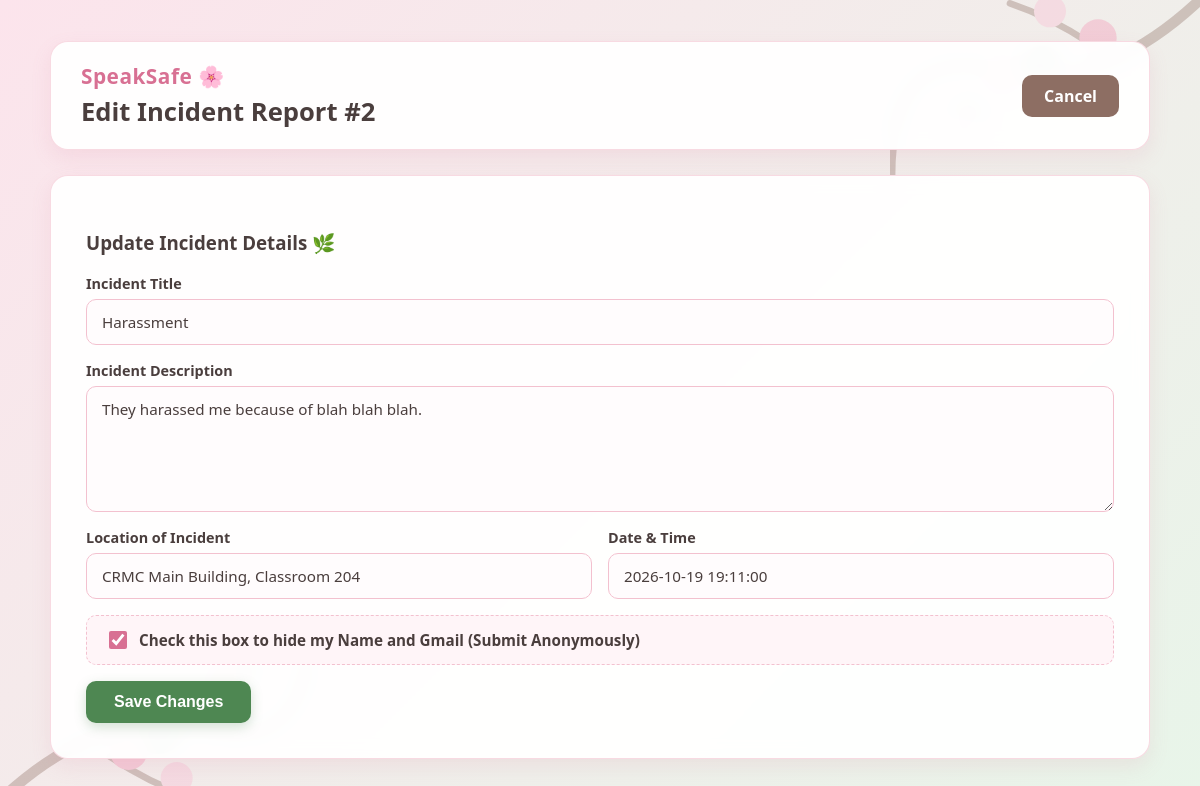
Screenshot of /edit_report.php?id=2 (signed in) with the database file from the repository.
### tables this page shows
CREATE TABLE `incidents_reports` (
  `report_id` int(11) NOT NULL,
  `user_id` int(11) NOT NULL,
  `title` varchar(150) NOT NULL,
  `description` text NOT NULL,
  `location` varchar(100) NOT NULL,
  `incident_date` datetime NOT NULL,
  `is_anonymous` tinyint(1) DEFAULT 0,
  `status` enum('Pending','Under Review','Resolved') DEFAULT 'Pending',
  `created_at` timestamp NOT NULL DEFAULT current_timestamp()
);

### edit_report.php (the view, shortened to what this page needs)
<?php
require_once 'config/db.php';
$report_id = $_GET['id'];
$user_id = $_SESSION['user_id'];
$user_role = $_SESSION['role'] ?? 'student';
if ($user_role === 'admin' || $user_role === 'council') {
    $stmt = $pdo->prepare("SELECT * FROM incidents_reports WHERE report_id = ?");
    $stmt->execute([$report_id]);
} else {
    $stmt = $pdo->prepare("SELECT * FROM incidents_reports WHERE report_id = ? AND user_id = ?");
    $stmt->execute([$report_id, $user_id]);
}
$report = $stmt->fetch();
?>
<!DOCTYPE html>
<html lang="en">
<head>
    <link rel="stylesheet" href="assets/css/styles.php">
    <link rel="stylesheet" href="https://cdn.jsdelivr.net/npm/flatpickr/dist/flatpickr.min.css">
</head>
<body>
<div class="dashboard-container">
    <div class="header-card">
        <div>
            <div style="font-size: 1.3rem; font-weight: 800; color: #d87093; letter-spacing: 0.5px; margin-bottom: 4px;">
                SpeakSafe 🌸
            </div>
            <h2>Edit Incident Report #<?php echo $report['report_id']; ?></h2>
        </div>
        <a href="dashboard.php" class="btn-cancel">Cancel</a>
    </div>
    <div class="edit-card">
        <h3>Update Incident Details 🌿</h3>
        <form method="POST" action="" class="report-form">
            <div class="form-group">
                <label for="title">Incident Title</label>
                <input type="text" id="title" name="title" class="form-control" value="<?php echo htmlspecialchars($report['title']); ?>" required>
            </div>
            <div class="form-group">
                <label for="description">Incident Description</label>
                <textarea id="description" name="description" class="form-control" rows="5" required><?php echo htmlspecialchars($report['description']); ?></textarea>
            </div>
            <div class="form-row">
                <div class="form-group">
                    <label for="location">Location of Incident</label>
                    <input type="text" id="location" name="location" class="form-control" value="<?php echo htmlspecialchars($report['location']); ?>" required>
                </div>
                <div class="form-group">
                    <label for="incident_date">Date & Time</label>
                    <input type="text" id="incident_date" name="incident_date" class="form-control" value="<?php echo htmlspecialchars($report['incident_date']); ?>" required>
                </div>
            </div>
            <label class="checkbox-card">
                <input type="checkbox" name="is_anonymous" value="1" <?php echo $report['is_anonymous'] == 1 ? 'checked' : ''; ?>>
                <span>Check this box to hide my Name and Gmail (Submit Anonymously)</span>
            </label>
            <button type="submit" name="update_report" class="btn-submit">Save Changes</button>
        </form>
    </div>
</div>
</body>
</html>

### edit_report.php (style rules this page uses)
.edit-card { background: var(--card-bg); backdrop-filter: blur(8px); padding: 35px; border-radius: 18px; box-shadow: 0 8px 20px rgba(216, 112, 147, 0.12); border: 1px solid rgba(243, 193, 207, 0.6); margin-top: 20px; }
.btn-cancel { display: inline-block; background-color: var(--branch-brown); color: white !important; padding: 10px 22px; border-radius: 10px; font-weight: bold; text-decoration: none !important; transition: opacity 0.3s ease; }

### rows the page displays
incidents_reports: report_id "2", title "Harassment", description "They harassed me because of blah blah blah.", location "CRMC Main Building, Classroom 204", incident_date "2026-10-19 19:11:00", is_anonymous "☑"
